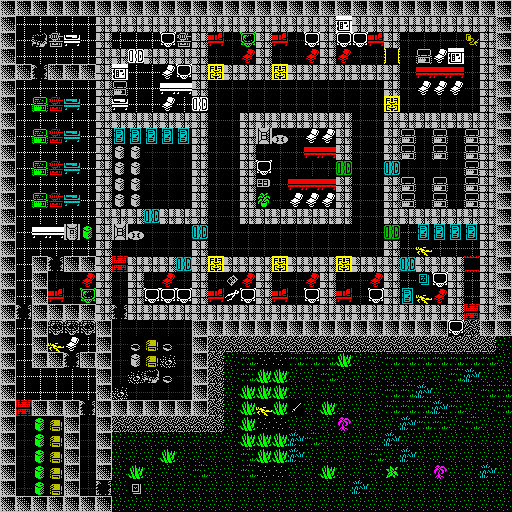

Tiled map render using the project's own tile images. Description and the whole map definition, tile-layer contents included, below:
An orthogonal 32x32 tile map with 16x16 px tiles, 1 tile layer (Слой тайлов 1).

<map version="1.0" tiledversion="v1.0.3-399-ge7b903e" orientation="orthogonal" renderorder="right-down" width="32" height="32" tilewidth="16" tileheight="16" infinite="0" nextobjectid="1">
 <tileset firstgid="1" source="tiles_many.tsx" />
 <layer name="Слой тайлов 1" width="32" height="32">
  <data encoding="csv">
176,176,176,176,176,176,176,176,176,176,176,176,176,176,176,176,176,176,176,176,176,176,176,176,176,176,176,176,176,176,176,176,
176,55,55,55,55,55,7,7,7,7,7,7,7,7,7,7,7,7,7,7,7,86,7,7,7,7,7,7,7,7,7,176,
176,55,72,60,83,55,7,55,55,55,21,60,7,20,4,5,7,20,4,21,7,21,21,20,7,4,4,4,4,90,7,176,
176,55,55,55,55,55,7,7,124,7,7,7,7,4,4,52,7,4,4,52,7,52,4,4,35,4,58,84,86,4,7,176,
176,176,73,176,176,176,7,86,55,55,84,21,7,3,7,7,7,3,7,7,7,7,7,7,7,4,36,36,36,4,7,176,
176,55,55,55,55,55,7,58,55,55,82,82,7,4,4,4,4,4,4,4,4,4,4,4,7,4,84,84,84,4,7,176,
176,55,56,57,99,55,7,83,55,55,84,55,124,4,4,4,4,4,4,4,4,4,4,4,3,4,4,4,4,4,7,176,
176,55,55,55,55,55,7,7,7,7,7,7,7,4,4,7,7,7,7,7,7,7,4,4,7,7,7,7,7,7,7,176,
176,55,56,57,99,55,7,71,71,71,71,71,7,4,4,7,85,31,4,84,84,7,4,4,7,58,59,58,59,58,7,176,
176,55,55,55,55,55,7,30,30,59,59,59,7,4,4,7,4,4,4,36,36,7,4,4,7,58,59,58,59,58,7,176,
176,55,56,57,99,55,7,30,30,59,59,59,7,4,4,7,21,4,4,4,4,108,4,4,140,59,59,59,59,58,7,176,
176,55,55,55,55,55,7,30,30,59,59,59,7,4,4,7,88,4,36,36,36,7,4,4,7,58,59,58,59,58,7,176,
176,55,56,57,99,55,7,30,30,59,59,59,7,4,4,7,25,4,84,84,84,7,4,4,7,58,59,58,59,58,7,176,
176,55,55,55,55,55,7,7,7,140,7,7,7,4,4,7,7,7,7,7,7,7,4,4,7,7,7,7,7,7,7,176,
176,55,82,82,67,8,7,85,31,59,59,59,140,4,4,4,4,4,4,4,4,4,4,4,108,42,71,71,71,71,7,176,
176,55,55,55,55,55,7,59,59,59,59,59,7,4,4,4,4,4,4,4,4,4,4,4,7,42,11,42,42,42,7,176,
176,55,176,73,176,176,7,101,7,7,7,140,7,3,7,7,7,3,7,7,7,3,7,7,7,140,7,7,7,100,7,176,
176,55,176,4,4,52,7,59,7,59,52,59,7,4,87,52,7,4,4,52,7,4,4,52,7,42,107,21,7,42,7,176,
176,55,176,20,4,5,7,59,7,21,21,21,7,20,61,21,7,20,4,21,7,20,4,21,7,71,11,52,7,42,7,176,
176,73,176,176,176,176,7,73,7,7,7,7,7,7,7,7,7,7,7,7,7,7,7,7,7,7,7,7,7,101,7,176,
176,55,176,37,37,37,176,59,59,59,59,59,176,176,176,176,176,176,176,176,176,176,176,176,176,176,176,176,21,43,176,176,
176,55,176,11,84,55,176,59,47,74,47,59,176,43,43,43,43,43,43,43,43,43,43,43,43,43,43,43,43,43,43,18,
176,55,176,176,73,176,176,59,30,74,66,59,176,43,18,33,81,81,33,33,33,65,18,18,33,33,33,33,33,33,33,18,
176,55,55,55,55,55,176,59,66,72,47,59,176,43,18,33,65,65,18,18,33,18,18,18,18,18,18,18,33,17,18,18,
176,55,55,55,55,55,176,66,59,59,59,59,176,43,18,65,65,65,18,18,18,18,18,18,33,33,17,18,18,18,33,33,
176,101,176,176,176,73,176,176,176,176,176,176,176,43,18,65,11,65,24,18,65,18,18,18,33,33,33,17,33,18,18,33,
176,59,8,74,176,59,176,43,43,43,43,43,43,43,18,65,81,81,18,18,18,50,18,18,18,17,33,33,18,33,18,18,
176,59,8,74,176,59,176,18,18,18,18,18,18,18,18,65,65,65,17,33,18,18,18,18,17,18,18,18,18,18,18,18,
176,59,8,74,176,59,176,18,18,18,65,18,18,18,18,33,65,65,17,18,18,18,18,33,18,17,18,18,18,18,18,18,
176,59,8,74,176,59,176,18,65,18,18,18,33,18,18,33,81,81,18,18,65,18,18,18,49,18,18,50,18,18,17,18,
176,59,8,74,176,59,73,18,89,18,18,18,18,18,18,18,18,18,18,18,18,18,17,18,18,18,18,18,18,18,18,18,
176,176,176,176,176,176,176,18,18,18,18,18,18,18,18,18,18,18,18,18,18,18,18,18,18,18,18,18,18,18,18,18
</data>
 </layer>
</map>
